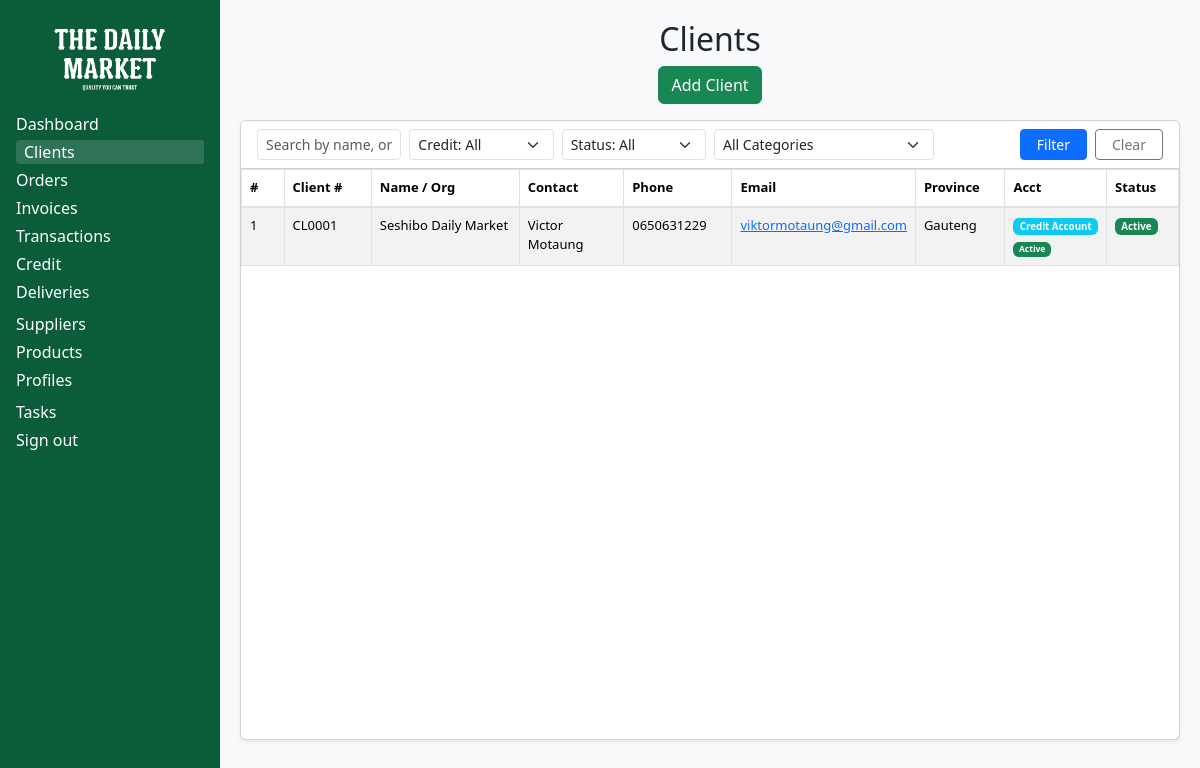
The page /portal/staff/clients/ (signed in) on the database its author committed.
### clients/models.py (models this page shows, shortened)
class Client(models.Model):
    account_manager = models.ForeignKey(
        settings.AUTH_USER_MODEL,
        on_delete=models.SET_NULL,
        null=True,
        blank=True,
        related_name="managed_clients",
        help_text="Internal staff member managing this client.",
    )
    PRICING_TYPE = [
        ("Retail", "Retail"),
        ("Wholesale", "Wholesale"),
    ]
    CLIENT_TYPES = [
        ("RESTAURANT", "Restaurant"),
        ("CATERER", "Caterer"),
        ("RETAIL", "Retail / Supermarket / Spaza"),
        ("VENDOR", "Vendor / Street Food"),
        ("SCHOOL", "School / Hostel / Institution"),
        ("STOKVEL", "Stokvel / Group"),
        ("EVENT", "Once-off Event / Private (Funeral, Wedding, etc.)"),
        ("OTHER", "Other (Specify in notes)"),
    ]
    CLIENT_SIZE_TIERS = [
        ("A", "Tier A (Large / High Volume)"),
        ("B", "Tier B (Medium Volume)"),
        ("C", "Tier C (Small / Low Volume)"),
    ]
    ACCOUNT_TYPES = [
        ("CASH", "Normal (Cash/EFT)"),
        ("CREDIT", "Credit Account"),
    ]
    CREDIT_STATUS = [
        ("INACTIVE", "Inactive"),
        ("PENDING", "Pending"),
        ("ACTIVE", "Active"),
    ]
    funder = models.ForeignKey(
        "credit.Funder",
        null=True,
        blank=True,
        on_delete=models.SET_NULL,
        related_name="clients",
        help_text="Optional: which funder backs this client's credit."
    )
    name = models.CharField(
        max_length=160,
        help_text="Primary display name (person or business)."
    )
    organization = models.CharField(
        max_length=200,
        blank=True,
        help_text="Company / Trading name (if applicable)."
    )
    client_type = models.CharField(
        max_length=20,
        choices=CLIENT_TYPES,
        default="RESTAURANT"
    )
    client_size_tier = models.CharField(
        max_length=1,
        choices=CLIENT_SIZE_TIERS,
        blank=True,
        help_text="Size tier for this client: A = large, B = medium, C = small."
    )
    client_number = models.CharField(
        max_length=10,
        unique=True,
        editable=False,
        db_index=True,
        help_text="Auto-generated client number (e.g., CL0001).",
    )
    contact_person = models.CharField(max_length=120, blank=True)
    email = models.EmailField(blank=True)
    phone = models.CharField(max_length=50, blank=True)
    whatsapp = models.CharField(max_length=50, blank=True)
    PROVINCES = [
        ("EC", "Eastern Cape"),
        ("FS", "Free State"),
        ("GP", "Gauteng"),
        ("KZN", "KwaZulu-Natal"),
        ("LP", "Limpopo"),
        ("MP", "Mpumalanga"),
        ("NC", "Northern Cape"),
        ("NW", "North West"),
        ("WC", "Western Cape"),
    ]
    address_line1 = models.CharField(max_length=200, blank=True)
    address_line2 = models.CharField(max_length=200, blank=True)
    suburb = models.CharField(max_length=120, blank=True)
    city = models.CharField(max_length=120, blank=True)
    province = models.CharField(max_length=10, choices=PROVINCES, blank=True)
    postal_code = models.CharField(max_length=20, blank=True)
    country = models.CharField(max_length=120, default="South Africa")
    delivery_address_line1 = models.CharField(max_length=255, blank=True)
    delivery_address_line2 = models.CharField(max_length=255, blank=True)
    delivery_suburb = models.CharField(max_length=120, blank=True)
    delivery_city = models.CharField(max_length=120, blank=True)
    delivery_province = models.CharField(max_length=120, blank=True)  # or reuse choices if you prefer
    delivery_postal_code = models.CharField(max_length=20, blank=True)
    delivery_country = models.CharField(max_length=120, blank=True, default="South Africa")
    delivery_lat = models.DecimalField(
        max_digits=9,
        decimal_places=6,
        null=True,
        blank=True,
        validators=[MinValueValidator(Decimal("-90")), MaxValueValidator(Decimal("90"))]
    )
    delivery_lng = models.DecimalField(
        max_digits=9,
        decimal_places=6,
        null=True,
        blank=True,
        validators=[MinValueValidator(Decimal("-180")), MaxValueValidator(Decimal("180"))]
    )
    vat_number = models.CharField(max_length=80, blank=True)
    company_reg_number = models.CharField(max_length=80, blank=True)
    categories = models.ManyToManyField(
        Category,
        blank=True,
        related_name="clients",
        help_text="What product categories this client typically buys.",
    )
    STATUS = [
        ("PENDING", "Pending"),
        ("ACTIVE", "Active"),
        ("INACTIVE", "Inactive"),
    ]
    status = models.CharField(max_length=10, choices=STATUS, default="PENDING")
    estimated_weekly_spend = models.DecimalField(
        max_digits=12,
        decimal_places=2,
        null=True,
        blank=True,
        validators=[MinValueValidator(Decimal("0.00"))],
        help_text="Estimated weekly spend in Rands (e.g., 2500.00).",
    )
    notes = models.TextField(blank=True)
    price_type = models.CharField(max_length=10, choices=PRICING_TYPE, blank=True)
    last_order_at = models.DateTimeField(null=True, blank=True)
    created_at = models.DateTimeField(auto_now_add=True)
    updated_at = models.DateTimeField(auto_now=True)
    account_type = models.CharField(max_length=10, choices=ACCOUNT_TYPES, default="CASH")
    credit_status = models.CharField(max_length=10, choices=CREDIT_STATUS, default="INACTIVE")
    class Meta:
        ordering = ["name"]
        indexes = [
            models.Index(fields=["name"]),
            models.Index(fields=["client_type"]),
            models.Index(fields=["status"]),
            models.Index(fields=["client_number"]),
            models.Index(fields=["client_type", "client_size_tier"]),  # for segment + size queries
        ]
        unique_together = [("name", "organization")]

### clients/views.py (the view, shortened to what this page needs)
# urls.py: path("", views.client_list, name="staff-clients"),
@login_required
@staff_required
def client_list(request):
    qs = (Client.objects
          .select_related("account_manager")
          .prefetch_related("categories")
          .order_by("name"))
    client_types = Client.CLIENT_TYPES
    provinces = Client.PROVINCES
    account_types = Client.ACCOUNT_TYPES
    credit_statuses = Client.CREDIT_STATUS
    statuses = Client.STATUS
    filter_categories = Category.objects.filter(is_active=True).order_by("name")
    search = (request.GET.get("search") or "").strip()
    client_type = request.GET.get("client_type") or ""
    province = request.GET.get("province") or ""
    account_type = request.GET.get("account_type") or ""
    credit_status = request.GET.get("credit_status") or ""
    status = request.GET.get("status") or ""
    category_id = request.GET.get("category") or ""
    if client_type:
        qs = qs.filter(client_type=client_type)
    if province:
        qs = qs.filter(province=province)
    if account_type:
        qs = qs.filter(account_type=account_type)
    if credit_status:
        qs = qs.filter(credit_status=credit_status)
    if status:
        qs = qs.filter(status=status)
    if category_id.isdigit():
        qs = qs.filter(categories__id=int(category_id))
    clients = qs.distinct()
    return render(request, "clients/client_list.html", {
        "clients": clients,
        "filter_categories": filter_categories,
        "client_types": client_types,
        "provinces": provinces,
        "account_types": account_types,
        "credit_statuses": credit_statuses,
        "statuses": statuses,
    })

### clients/views.py (called while the page is built)
def staff_check(user):
    return user.is_authenticated and user.is_staff

### clients/templates/clients/client_list.html (shortened to what this page needs)
{% load static %}
<!DOCTYPE html>
<html lang="en">
<head>
  <link href="https://cdn.jsdelivr.net/npm/bootstrap@5.3.3/dist/css/bootstrap.min.css" rel="stylesheet"/>
</head>
<body>
  <aside class="sidebar-desktop d-none d-lg-block sidebar-skin">
    <div class="text-center mb-3">
      <img src="{% static 'images/logo.png' %}" alt="Seshibo Daily Market" class="logo-img">
    </div>
    <a href="{% url 'staff-dashboard' %}" class="nav-link {% if request.resolver_match.url_name == 'staff-dashboard' %}active{% endif %}">Dashboard</a>
    <a href="{% url 'staff-clients' %}" class="nav-link {% if request.resolver_match.url_name in 'staff-clients client-view client-edit client-create' %}active{% endif %}">Clients</a>
    <a href="{% url 'staff-orders' %}" class="nav-link {% if request.resolver_match.url_name == 'staff-orders' %}active{% endif %}">Orders</a>
    <a href="{% url 'staff-invoices' %}" class="nav-link {% if request.resolver_match.url_name == 'staff-invoices' %}active{% endif %}">Invoices</a>
    <a href="{% url 'staff-transactions' %}" class="nav-link {% if request.resolver_match.url_name == 'staff-transactions' %}active{% endif %}">Transactions</a>
    <a href="{% url 'staff-credit' %}" class="nav-link {% if request.resolver_match.url_name == 'staff-credit' %}active{% endif %}">Credit</a>
    <div class="mb-2">
      {% with current_name=request.resolver_match.url_name %}
        <a class="nav-link d-flex align-items-center justify-content-between"
           data-bs-toggle="collapse"
           href="#deliveriesMenuDesktop"
           role="button"
           aria-expanded="{% if current_name == 'warehouse' or current_name == 'delivery' %}true{% else %}false{% endif %}"
           aria-controls="deliveriesMenuDesktop">
          <span>Deliveries</span>
        </a>
      {% endwith %}
    </div>
    <a href="{% url 'staff-suppliers' %}" class="nav-link {% if request.resolver_match.url_name in 'staff-suppliers supplier-view supplier-edit supplier-create' %}active{% endif %}">Suppliers</a>
    <a href="{% url 'staff-products' %}" class="nav-link {% if request.resolver_match.url_name in 'staff-products products-edit products-create' %}active{% endif %}">Products</a>
    <div class="mb-2">
      {% with current_name=request.resolver_match.url_name %}
        <a class="nav-link d-flex align-items-center justify-content-between"
           data-bs-toggle="collapse"
           href="#profilesMenuDesktop"
           role="button"
           aria-expanded="{% if current_name == 'my_profile' or current_name == 'staff_profile' or current_name == 'customer_profile' %}true{% else %}false{% endif %}"
           aria-controls="profilesMenuDesktop">
          <span>Profiles</span>
        </a>
      {% endwith %}
    </div>
    <a href="{% url 'tasks' %}" class="nav-link {% if request.resolver_match.url_name == 'tasks' %}active{% endif %}">Tasks</a>
    <div>
      <form action="{% url 'logout' %}" method="post" class="m-0 p-0">
        <button type="submit" class="nav-link w-100 text-start btn btn-link p-0 text-white">Sign out</button>
      </form>
    </div>
  </aside>
  <main class="content">
    <h2 class="text-center">Clients</h2>
    <div class="d-flex justify-content-center mb-3">
      <a href="{% url 'client-create' %}" class="btn btn-success">Add Client</a>
    </div>
    <div class="card shadow-sm">
      <div class="card-header bg-white py-2">
        <form method="get" class="row g-2 align-items-end">
          <div class="col-lg-2 col-md-6">
            <input type="text" name="search" class="form-control form-control-sm"
                   placeholder="Search by name, org, contact, phone, email, suburb, city…"
                   value="{{ request.GET.search|default:'' }}">
          </div>
          <div class="col-lg-2 col-md-6">
            <select name="credit_status" class="form-select form-select-sm">
              <option value="">Credit: All</option>
            </select>
          </div>
          <div class="col-lg-2 col-md-6">
            <select name="status" class="form-select form-select-sm">
              <option value="">Status: All</option>
            </select>
          </div>
          <div class="col-lg-3 col-md-6">
            <select name="category" class="form-select form-select-sm">
              <option value="">All Categories</option>
            </select>
          </div>
          <div class="col-lg-3 col-md-6 d-flex gap-2 justify-content-end">
            <button type="submit" class="btn btn-sm btn-primary px-3">Filter</button>
            <a href="{% url 'staff-clients' %}" class="btn btn-sm btn-outline-secondary px-3">Clear</a>
          </div>
        </form>
      </div>
      <div class="card-body">
        <div class="table-container">
          <table class="table table-striped table-bordered mb-0">
            <thead>
              <tr>
                <th style="width:5%; font-size:13px;">#</th>
                <th style="width:10%; font-size:13px;">Client #</th>
                <th style="width:18%; font-size:13px;">Name / Org</th>
                <th style="width:12%; font-size:13px;">Contact</th>
                <th style="width:12%; font-size:13px;">Phone</th>
                <th style="width:16%; font-size:13px;">Email</th>
                <th style="width:10%; font-size:13px;">Province</th>
                <th style="width:9%; font-size:13px;">Acct</th>
                <th style="width:8%; font-size:13px;">Status</th>
              </tr>
            </thead>
            <tbody>
              {% for cl in clients %}
                <tr style="cursor:pointer" onclick="window.location.href='{% url 'client-view' cl.id %}'">
                  <td style="font-size:13px;">{{ forloop.counter }}</td>
                  <td style="font-size:13px;">{{ cl.client_number }}</td>
                  <td style="font-size:13px;"><div class="fw-medium">{{ cl.name }}</div></td>
                  <td style="font-size:13px;">{{ cl.contact_person|default:"—" }}</td>
                  <td style="font-size:13px;">{{ cl.phone|default:"—" }}</td>
                  <td style="font-size:13px;">
                    {% if cl.email %}<a href="mailto:{{ cl.email }}">{{ cl.email }}</a>{% else %}—{% endif %}
                  </td>
                  <td style="font-size:13px;">{{ cl.get_province_display|default:"—" }}</td>
                  <td style="font-size:13px;">
                    <span class="badge bg-{% if cl.account_type == 'CREDIT' %}info{% else %}secondary{% endif %}">{{ cl.get_account_type_display }}</span>
                    {% if cl.account_type == 'CREDIT' %}
                      <div class="small mt-1">
                        <span class="badge bg-{% if cl.credit_status == 'ACTIVE' %}success{% elif cl.credit_status == 'PENDING' %}warning{% else %}secondary{% endif %}">
                          {{ cl.get_credit_status_display }}
                        </span>
                      </div>
                    {% endif %}
                  </td>
                  <td style="font-size:13px;">
                    <span class="badge
                      {% if cl.status == 'ACTIVE' %}bg-success
                      {% elif cl.status == 'PENDING' %}bg-warning
                      {% else %}bg-secondary{% endif %}">
                      {{ cl.get_status_display }}
                    </span>
                  </td>
                </tr>
              {% empty %}
                <tr><td colspan="9" class="text-center text-muted">No clients found.</td></tr>
              {% endfor %}
            </tbody>
          </table>
        </div>
      </div>
    </div>
  </main>
</body>
</html>

### clients/templates/clients/client_list.html (style rules this page uses)
@media (min-width: 992px) { body { display: flex; min-height: 100vh; } }
@media (min-width: 992px) { .sidebar-desktop { width: 220px; min-height: 100vh; } }
@media (min-width: 992px) { .content { flex: 1; } }
.sidebar-skin { background-color: #0b5c39; color: #fff; padding: 1rem; }
.sidebar-skin .nav-link { color: #fff; margin: .25rem 0; display: block; }
.sidebar-skin .nav-link.active, .sidebar-skin .nav-link:hover { background: rgba(255,255,255,0.15); border-radius: 4px; padding-left: 8px; }
.logo-img { max-height: 80px; width: auto; }
.content { background: #f8f9fa; padding: 20px; min-height: 100vh; }
.card { height: calc(100vh - 180px); display: flex; flex-direction: column; }
.card-body { flex-grow: 1; overflow: auto; padding: 0; }
.table-container { height: 100%; display: flex; flex-direction: column; }
.table thead th { position: sticky; top: 0; background-color: #fff; z-index: 10; border-bottom: 2px solid #dee2e6; }

### rows shown on the page
Client: client_number "CL0001", name "Seshibo Daily Market", contact_person "Victor Motaung", phone "0650631229", email "viktormotaung@gmail.com", province "Gauteng", account_type "Credit Account", credit_status "Active", status "Active"
